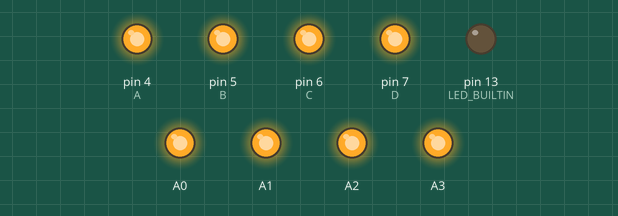
Bench run of a sketch on a simulated Arduino Uno, built with avr-gcc and run on an emulated ATmega328P. Shown: output pins drawn as LEDs (lit = HIGH).

Above: at 0.5 s.
At 3.5 s:
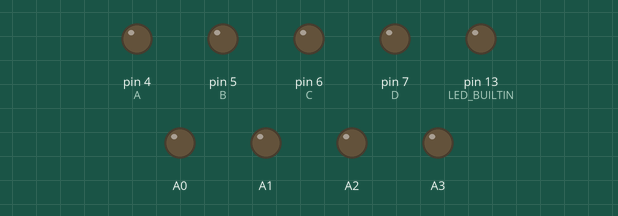
Timing chart, 0 to 4.6 s (numbered marks = the images above):
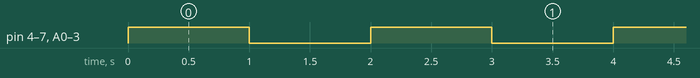

Measured:
- by itself, pin 4 (A), pin 5 (B), pin 6 (C), pin 7 (D), A0–3: alternates HIGH for 1.0 s and LOW for 1.0 s

The sketch:

testGPIO.ino
```cpp
// Sensor DHT 11 Pin
const int A = 4;
const int B = 5;
const int C = 6;
const int D = 7;

// the setup function runs once when you press reset or power the board
void setup() {
  // initialize digital pin LED_BUILTIN as an output.
  pinMode(LED_BUILTIN, OUTPUT);
  pinMode(A, OUTPUT);
  pinMode(B, OUTPUT);
  pinMode(C, OUTPUT);
  pinMode(D, OUTPUT);
  pinMode(A0, OUTPUT);
  pinMode(A1, OUTPUT);
  pinMode(A2, OUTPUT);
  pinMode(A3, OUTPUT);
}

// the loop function runs over and over again forever
void loop() {
  digitalWrite(A, HIGH);
  digitalWrite(B, HIGH);
  digitalWrite(C, HIGH);
  digitalWrite(D, HIGH);
  digitalWrite(A0, HIGH);
  digitalWrite(A1, HIGH);
  digitalWrite(A2, HIGH);
  digitalWrite(A3, HIGH);
//  digitalWrite(LED_BUILTIN, HIGH);   // turn the LED on (HIGH is the voltage level)
  delay(1000);                       // wait for a second
//  digitalWrite(LED_BUILTIN, LOW);    // turn the LED off by making the voltage LOW
  digitalWrite(A, LOW);
  digitalWrite(B, LOW);
  digitalWrite(C, LOW);
  digitalWrite(D, LOW);
  digitalWrite(A0, LOW);
  digitalWrite(A1, LOW);
  digitalWrite(A2, LOW);
  digitalWrite(A3, LOW);
  delay(1000);                       // wait for a second
}
```
